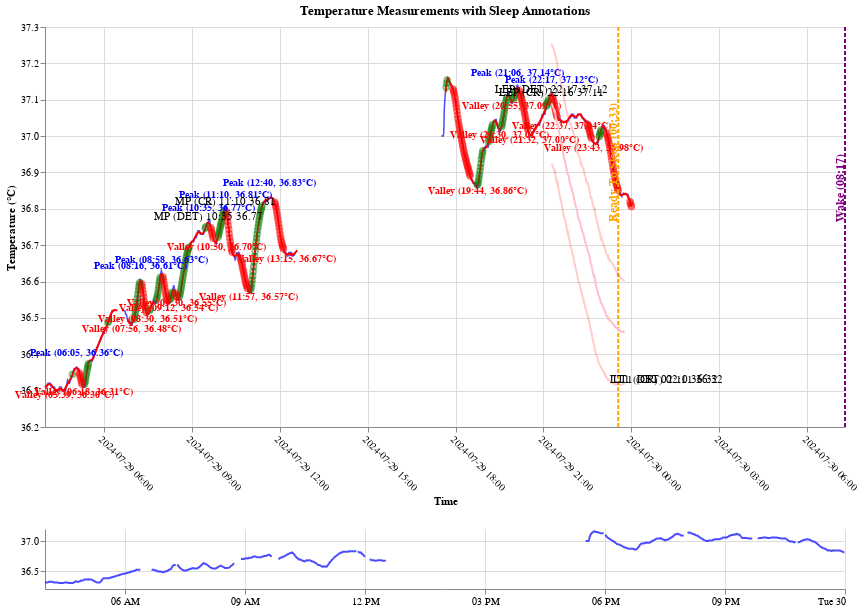

Source (notebook cell):
### Code cell
import circadian
reload(circadian)

do_it_all('2024-07-29', '04:00:00Z', '00:00:00Z')

### Figure 1 — Vega-Lite specification as saved in the notebook (floating-point values rounded to 4 significant figures; data arrays with more than 128 entries replaced by an {"elided": "..."} marker saying what was removed)
{"config": {"view": {"continuousWidth": 300, "continuousHeight": 300, "stroke": null}, "axis": {"grid": true, "gridColor": "#DCDCDC"}}, "vconcat": [{"layer": [{"data": {"name": "data-eab717d7cdd2c60467d9a46edfe5116e"}, "mark": {"type": "line", "color": "blue", "opacity": 0.7, "strokeWidth": 1.5}, "encoding": {"tooltip": [{"field": "time", "format": "%Y-%m-%d %H:%M:%S", "type": "temporal"}, {"field": "Temp", "type": "quantitative"}], "x": {"axis": {"format": "%Y-%m-%d %H:%M", "labelAngle": 45, "tickCount": 10, "title": "Time"}, "field": "time", "scale": {"domain": {"param": "brush"}}, "type": "temporal"}, "y": {"axis": {"title": "Temperature (°C)"}, "field": "Temp", "scale": {"zero": false}, "type": "quantitative"}}}, {"data": {"name": "data-eab717d7cdd2c60467d9a46edfe5116e"}, "mark": {"type": "line", "color": "red", "strokeWidth": 2}, "encoding": {"tooltip": [{"field": "time", "format": "%Y-%m-%d %H:%M:%S", "type": "temporal"}, {"field": "Temp_Smoothed_Savgol", "type": "quantitative"}], "x": {"field": "time", "type": "temporal"}, "y": {"field": "Temp_Smoothed_Savgol", "type": "quantitative"}}}, {"data": {"name": "data-7724c354410e73ea93d73aa688223923"}, "mark": {"type": "point", "color": "green", "opacity": 0.5, "size": 30}, "encoding": {"tooltip": [{"field": "time", "format": "%Y-%m-%d %H:%M:%S", "type": "temporal"}, {"field": "Temp_Smoothed_Savgol", "type": "quantitative"}, {"field": "feature", "type": "nominal"}], "x": {"field": "time", "type": "temporal"}, "y": {"field": "Temp_Smoothed_Savgol", "type": "quantitative"}}}, {"data": {"name": "data-0f3f444900dbdc36634f2ac8c70208e8"}, "mark": {"type": "point", "color": "red", "opacity": 0.5, "size": 30}, "encoding": {"tooltip": [{"field": "time", "format": "%Y-%m-%d %H:%M:%S", "type": "temporal"}, {"field": "Temp_Smoothed_Savgol", "type": "quantitative"}, {"field": "feature", "type": "nominal"}], "x": {"field": "time", "type": "temporal"}, "y": {"field": "Temp_Smoothed_Savgol", "type": "quantitative"}}}, {"data": {"name": "data-4e366a27e6dc050e695641429e8076e4"}, "mark": {"type": "text", "align": "center", "baseline": "bottom", "dy": -10, "fontSize": 10, "fontWeight": "bold"}, "encoding": {"color": {"value": "blue"}, "text": {"field": "feature", "type": "nominal"}, "x": {"field": "time", "type": "temporal"}, "y": {"field": "Temp_Smoothed_Savgol", "type": "quantitative"}}}, {"data": {"name": "data-197df0fed586c686c97ab72eedda2865"}, "mark": {"type": "text", "align": "center", "baseline": "bottom", "dy": 10, "fontSize": 10, "fontWeight": "bold"}, "encoding": {"color": {"value": "red"}, "text": {"field": "feature", "type": "nominal"}, "x": {"field": "time", "type": "temporal"}, "y": {"field": "Temp_Smoothed_Savgol", "type": "quantitative"}}}, {"layer": [{"mark": {"type": "rule", "color": "orange", "strokeDash": [4, 2], "strokeWidth": 2}, "encoding": {"x": {"field": "time", "type": "temporal"}}}, {"mark": {"type": "text", "align": "left", "angle": 270, "baseline": "top", "dx": 5, "dy": -10, "fontSize": 12, "fontWeight": "bold"}, "encoding": {"color": {"value": "orange"}, "text": {"field": "label", "type": "nominal"}, "x": {"field": "time", "type": "temporal"}}}], "data": {"name": "data-cb318c040c2bad8b63e12ee0280e6177"}}, {"layer": [{"mark": {"type": "rule", "color": "purple", "strokeDash": [4, 2], "strokeWidth": 2}, "encoding": {"x": {"field": "time", "type": "temporal"}}}, {"mark": {"type": "text", "align": "left", "angle": 270, "baseline": "top", "dx": 5, "dy": -10, "fontSize": 12, "fontWeight": "bold"}, "encoding": {"color": {"value": "purple"}, "text": {"field": "label", "type": "nominal"}, "x": {"field": "time", "type": "temporal"}}}], "data": {"name": "data-df209ccd5cd411e496923835e82b2e4e"}}, {"data": {"name": "data-a7f1ee046badffec217a49fa7c26cf0a"}, "mark": {"type": "text", "align": "center", "dy": -3}, "encoding": {"text": {"field": "text", "type": "nominal"}, "x": {"field": "x", "type": "temporal"}, "y": {"field": "y", "type": "quantitative"}}}, {"data": {"name": "data-db17502bdc6bfe19922743fbada44a68"}, "mark": {"type": "line", "color": "pink", "strokeWidth": 2}, "encoding": {"x": {"field": "time", "type": "temporal"}, "y": {"field": "mean", "type": "quantitative"}}}, {"data": {"name": "data-db17502bdc6bfe19922743fbada44a68"}, "mark": {"type": "line", "color": "red", "opacity": 0.2}, "encoding": {"x": {"field": "time", "type": "temporal"}, "y": {"field": "std1_lower", "type": "quantitative"}}}, {"data": {"name": "data-db17502bdc6bfe19922743fbada44a68"}, "mark": {"type": "line", "color": "red", "opacity": 0.2}, "encoding": {"x": {"field": "time", "type": "temporal"}, "y": {"field": "std1_upper", "type": "quantitative"}}}], "height": 400, "title": "Temperature Measurements with Sleep Annotations", "width": 800}, {"data": {"name": "data-eab717d7cdd2c60467d9a46edfe5116e"}, "mark": {"type": "line", "color": "blue", "opacity": 0.7}, "encoding": {"x": {"axis": {"labelAngle": 0, "tickCount": 10, "title": ""}, "field": "time", "type": "temporal"}, "y": {"axis": {"tickCount": 3, "title": ""}, "field": "Temp", "scale": {"zero": false}, "type": "quantitative"}}, "height": 60, "name": "view_40", "width": 800}], "params": [{"name": "brush", "select": {"type": "interval", "encodings": ["x"]}, "views": ["view_40"]}], "$schema": "https://vega.github.io/schema/vega-lite/v5.20.1.json", "datasets": {"data-eab717d7cdd2c60467d9a46edfe5116e": {"elided": "1201 records"}, "data-7724c354410e73ea93d73aa688223923": {"elided": "151 records"}, "data-0f3f444900dbdc36634f2ac8c70208e8": {"elided": "185 records"}, "data-4e366a27e6dc050e695641429e8076e4": [{"time": "2024-07-29T06:05:00+01:00", "Temp": 36.36, "Temp_Interpolated": 36.36, "Temp_Smoothed_Savgol": 36.36, "feature": "Peak (06:05, 36.36°C)"}, {"time": "2024-07-29T08:16:00+01:00", "Temp": 36.61, "Temp_Interpolated": 36.61, "Temp_Smoothed_Savgol": 36.6, "feature": "Peak (08:16, 36.61°C)"}, {"time": "2024-07-29T08:58:00+01:00", "Temp": 36.63, "Temp_Interpolated": 36.63, "Temp_Smoothed_Savgol": 36.62, "feature": "Peak (08:58, 36.63°C)"}, {"time": "2024-07-29T10:35:00+01:00", "Temp": 36.77, "Temp_Interpolated": 36.77, "Temp_Smoothed_Savgol": 36.76, "feature": "Peak (10:35, 36.77°C)"}, {"time": "2024-07-29T11:10:00+01:00", "Temp": 36.81, "Temp_Interpolated": 36.81, "Temp_Smoothed_Savgol": 36.8, "feature": "Peak (11:10, 36.81°C)"}, {"time": "2024-07-29T12:40:00+01:00", "Temp": 36.83, "Temp_Interpolated": 36.83, "Temp_Smoothed_Savgol": 36.83, "feature": "Peak (12:40, 36.83°C)"}, {"time": "2024-07-29T21:06:00+01:00", "Temp": 37.14, "Temp_Interpolated": 37.14, "Temp_Smoothed_Savgol": 37.13, "feature": "Peak (21:06, 37.14°C)"}, {"time": "2024-07-29T22:17:00+01:00", "Temp": 37.12, "Temp_Interpolated": 37.12, "Temp_Smoothed_Savgol": 37.11, "feature": "Peak (22:17, 37.12°C)"}], "data-197df0fed586c686c97ab72eedda2865": [{"time": "2024-07-29T05:39:00+01:00", "Temp": 36.3, "Temp_Interpolated": 36.3, "Temp_Smoothed_Savgol": 36.3, "feature": "Valley (05:39, 36.30°C)"}, {"time": "2024-07-29T06:18:00+01:00", "Temp": 36.31, "Temp_Interpolated": 36.31, "Temp_Smoothed_Savgol": 36.31, "feature": "Valley (06:18, 36.31°C)"}, {"time": "2024-07-29T07:56:00+01:00", "Temp": 36.48, "Temp_Interpolated": 36.48, "Temp_Smoothed_Savgol": 36.48, "feature": "Valley (07:56, 36.48°C)"}, {"time": "2024-07-29T08:30:00+01:00", "Temp": 36.51, "Temp_Interpolated": 36.51, "Temp_Smoothed_Savgol": 36.51, "feature": "Valley (08:30, 36.51°C)"}, {"time": "2024-07-29T09:12:00+01:00", "Temp": 36.54, "Temp_Interpolated": 36.54, "Temp_Smoothed_Savgol": 36.54, "feature": "Valley (09:12, 36.54°C)"}, {"time": "2024-07-29T09:30:00+01:00", "Temp": 36.55, "Temp_Interpolated": 36.55, "Temp_Smoothed_Savgol": 36.55, "feature": "Valley (09:30, 36.55°C)"}, {"time": "2024-07-29T10:50:00+01:00", "Temp": 36.7, "Temp_Interpolated": 36.7, "Temp_Smoothed_Savgol": 36.71, "feature": "Valley (10:50, 36.70°C)"}, {"time": "2024-07-29T11:57:00+01:00", "Temp": 36.57, "Temp_Interpolated": 36.57, "Temp_Smoothed_Savgol": 36.57, "feature": "Valley (11:57, 36.57°C)"}, {"time": "2024-07-29T13:15:00+01:00", "Temp": 36.67, "Temp_Interpolated": 36.67, "Temp_Smoothed_Savgol": 36.67, "feature": "Valley (13:15, 36.67°C)"}, {"time": "2024-07-29T19:44:00+01:00", "Temp": 36.86, "Temp_Interpolated": 36.86, "Temp_Smoothed_Savgol": 36.86, "feature": "Valley (19:44, 36.86°C)"}, {"time": "2024-07-29T20:30:00+01:00", "Temp": 37.01, "Temp_Interpolated": 37.01, "Temp_Smoothed_Savgol": 37.02, "feature": "Valley (20:30, 37.01°C)"}, {"time": "2024-07-29T20:55:00+01:00", "Temp": 37.09, "Temp_Interpolated": 37.09, "Temp_Smoothed_Savgol": 37.1, "feature": "Valley (20:55, 37.09°C)"}, {"time": "2024-07-29T21:32:00+01:00", "Temp": 37.0, "Temp_Interpolated": 37.0, "Temp_Smoothed_Savgol": 37.0, "feature": "Valley (21:32, 37.00°C)"}, {"time": "2024-07-29T22:37:00+01:00", "Temp": 37.04, "Temp_Interpolated": 37.04, "Temp_Smoothed_Savgol": 37.04, "feature": "Valley (22:37, 37.04°C)"}, {"time": "2024-07-29T23:43:00+01:00", "Temp": 36.98, "Temp_Interpolated": 36.98, "Temp_Smoothed_Savgol": 36.98, "feature": "Valley (23:43, 36.98°C)"}], "data-cb318c040c2bad8b63e12ee0280e6177": [{"time": "2024-07-30T00:33:00+01:00", "label": "Ready To Sleep (00:33)"}], "data-df209ccd5cd411e496923835e82b2e4e": [{"time": "2024-07-30T08:17:00+01:00", "label": "Wake (08:17)"}], "data-a7f1ee046badffec217a49fa7c26cf0a": [{"x": "2024-07-30T02:10:00+01:00", "y": 36.32, "text": "LT1 (CR) 02:10 36.32"}, {"x": "2024-07-30T02:11:00+01:00", "y": 36.32, "text": "LT1 (DET) 02:11 36.32"}, {"x": "2024-07-29T11:10:00+01:00", "y": 36.81, "text": "MP (CR) 11:10 36.81"}, {"x": "2024-07-29T10:35:00+01:00", "y": 36.77, "text": "MP (DET) 10:35 36.77"}, {"x": "2024-07-29T22:16:00+01:00", "y": 37.11, "text": "LEP (CR) 22:16 37.11"}, {"x": "2024-07-29T22:17:00+01:00", "y": 37.12, "text": "LEP (DET) 22:17 37.12"}], "data-db17502bdc6bfe19922743fbada44a68": {"elided": "151 records"}}}
